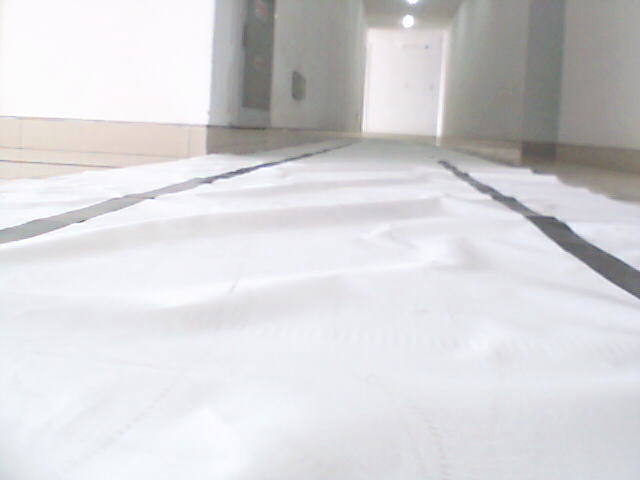
//> input picture example.jpg, 640 x 480 px, given in place of the camera
$ ./main   (built with g++ and OpenCV 4)
//> lines starting //> are read from the running program, lines starting //| are printed output that depends on the picture; after the words box and inside, x2 and y2 are one past the last pixel; in counts of white or black regions, pixels touching at a corner belong together
//
// Created by 訾源 on 2018/10/18.
//

#include <iostream>
#include <vector>
#include <cmath>

#include <opencv2/highgui.hpp>
#include <opencv2/imgproc.hpp>
#include <opencv2/opencv.hpp>

#include "GPIOlib.h"

#define CAMERA

using namespace GPIO;
using namespace cv;

// constants about equipment
const std::string CAM_PATH = "/dev/video0";
const int CAM_HEIGHT = 480;
const int CAM_WIDTH = 640;

// constants about line recognization
const int CANNY_LOWER_BOUND = 100;
const int CANNY_UPPER_BOUND = 200;
const int MY_RHO = 2;
const double THETA = CV_PI / 90.0;
const int HOUGH_LINE_THRESHOLD = 50;
const int MIN_LINE_LENGTH = 60;
const int MAX_LINE_GAP = 50;

// constants abouts control
const int LEFT_SPEED = 50;
const int RIGHT_SPEED = 50;
const int LEFT_THRESHOLD = 40;
const int RIGHT_THRESHOLD = 40;
const int TURN_LEFT_ANGLE = 5;
const int TURN_RIGHT_ANGLE = 5;

// constants about PID control
const int PID_ANGLE_FACTOR = 5;


class PID {
public:
    /*
     * Errors
     */
    double p_error;
    double i_error;
    double d_error;

    /*
     * Coefficients
     */
    double Kp;
    double Ki;
    double Kd;

    /*
     * Constructor
     */
    PID();

    /*
     * Destructor.
     */
    virtual ~PID();

    /*
     * Initialize PID.
     */
    void Init(double Kp, double Ki, double Kd);

    /*
     * Update the PID error variables given cross track error.
     */
    void UpdateError(double cte);

    /*
     * Calculate the total PID error.
     */
    double TotalError();

private:

    double prev_cte;
    double prev_2_cte;

};


// [8 lines left out: function PID, not called in this run]

PID::~PID() = default;

// [17 lines left out: functions Init, UpdateError, not called in this run]

double PID::TotalError() {
    return -(Kp * p_error + Kd * d_error + Ki * i_error);
}


enum MoveState {
    move_forward,
    move_left,
    move_right
};

// inline methods
inline double distance(double x1, double y1, double x2, double y2) {
    return sqrt((x1 - x2) * (x1 - x2) + (y1 - y2) * (y1 - y2));
}

inline bool emptyLine(const Vec4i &vec) {
    return vec[0] == 0 && vec[1] == 0 && vec[2] == 0 && vec[3] == 0;
}

// common method
double ratio(const Vec4i &line);

void sharpen(const cv::Mat image, cv::Mat & result);

double ratio(double x1, double y1, double x2, double y2);

void lineFlip(Vec4i &line); // make the center of bottom (0, 0)
void reverseLineFlip(Vec4i &line);
void findLeftAndRightLines(Mat &image, std::vector<Vec4i> &leftLines, std::vector<Vec4i> &rightLines);

Vec4i findClosestLine(const std::vector<Vec4i> &lines);

double dot(const std::vector<double> &vector1, const std::vector<double> &vector2);

void generalEquation(const Vec4i &line, double &A, double &B, double &C);

Vec4i findAngleBisector(const Vec4i &leftLine, const Vec4i &rightLine);

MoveState generateNextMoveState(const Vec4i &leftLine, const Vec4i &rightLine, const Vec4i &bisector);

void calculateCrossoverPoint(const Vec4i &line1, const Vec4i &line2, double &x, double &y);

void controlByNaiveMethod(MoveState state);

void controlByPid(); // to be finished @Liao

int main() {
    // init cam
    VideoCapture capture(CAM_PATH);
    if (!capture.isOpened()) {
        capture.open(atoi(CAM_PATH.c_str()));
    }

    Mat image;// = imread("../examples/example4.jpg", IMREAD_COLOR);

    init();
//> (this line was passed over: init is not available in this run)

    // Initialize PID controller
//    PID pid;
//    pid.Init(0.02, 0, 0.03);

    while (true) {
        if (!capture.isOpened())
            break;
        capture >> image;
//> image is the input picture: 480 rows x 640 cols, CV_8UC3; mean B, G, R 216, 213.5, 213.9
        std::vector<Vec4i> leftLines, rightLines;
        findLeftAndRightLines(image, leftLines, rightLines);

        // find important lines
        Vec4i leftLine = findClosestLine(leftLines);
        Vec4i rightLine = findClosestLine(rightLines);
        Vec4i bisector = findAngleBisector(leftLine, rightLine);

        #ifndef CAMERA
        // get next moving state
        MoveState moveState = generateNextMoveState(leftLine, rightLine, bisector);
        controlByNaiveMethod(moveState);
        #endif

        #ifdef CAMERA
        std::vector<Vec4i> test;
        test.push_back(leftLine);
        test.push_back(rightLine);
        test.push_back(bisector);

        for (Vec4i vec: test) { // just show
            reverseLineFlip(vec);
            int x, y;
            x = vec[0] - vec[2];
            y = vec[1] - vec[3];

            line(image, Point(vec[0] + 10 * x, vec[1] + 10 * y), Point(vec[2] - 10 * x, vec[3] - 10 * y),
                 Scalar(255, 0, 0), 5);
        }

        imshow("show lines", image);
        waitKey(0);
        #endif
    }

    return 0;
}


void lineFlip(Vec4i &line) {
    line[0] -= CAM_WIDTH / 2;
    line[2] -= CAM_WIDTH / 2;
    line[1] = -line[1] + CAM_HEIGHT;
    line[3] = -line[3] + CAM_HEIGHT;
}

void reverseLineFlip(Vec4i &line) {
    line[1] = CAM_HEIGHT - line[1];
    line[3] = CAM_HEIGHT - line[3];
    line[0] += CAM_WIDTH / 2;
    line[2] += CAM_WIDTH / 2;
}

void findLeftAndRightLines(Mat &image, std::vector<Vec4i> &leftLines, std::vector<Vec4i> &rightLines) {
    Mat raw_gray_image, gray_image, contour;
    cvtColor(image, raw_gray_image, COLOR_RGB2GRAY);
    sharpen(raw_gray_image, gray_image);
//> after the loop in sharpen, `for(int j = 1; j < image.rows-1; j++)`:
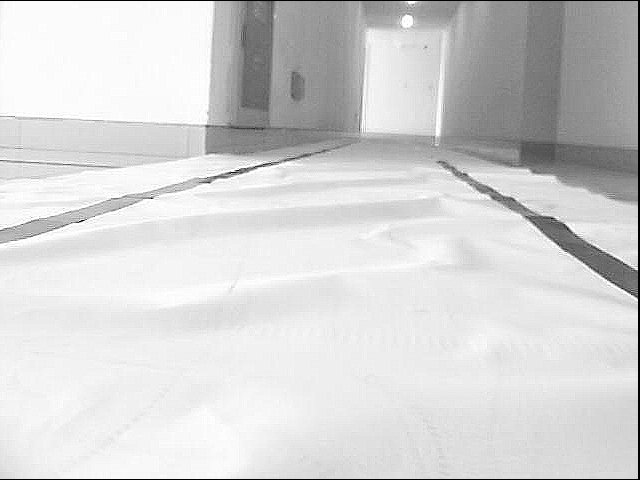
//> result: 480 rows x 640 cols, CV_8UC1; min 0, max 255, mean 212.7
//> in sharpen, `result.col(0).setTo(cv::Scalar(0));`:
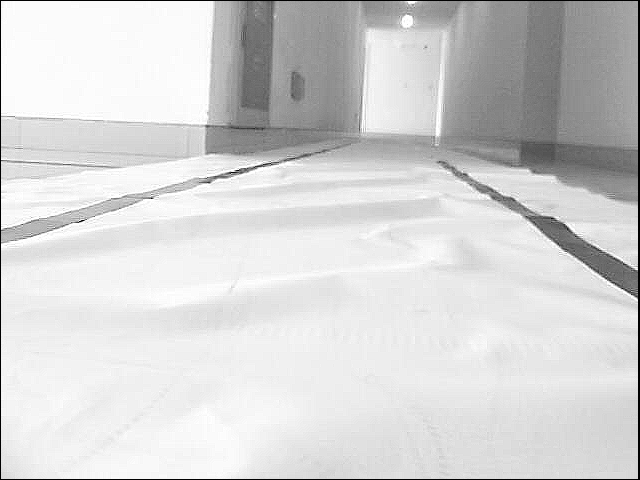
//> result: 480 rows x 640 cols, CV_8UC1; 0.16% of pixels changed, all inside (x1, y1, x2, y2) = (0, 1, 1, 479)
    imshow("666", gray_image);
    waitKey(1);
    Canny(gray_image, contour, CANNY_LOWER_BOUND, CANNY_UPPER_BOUND);
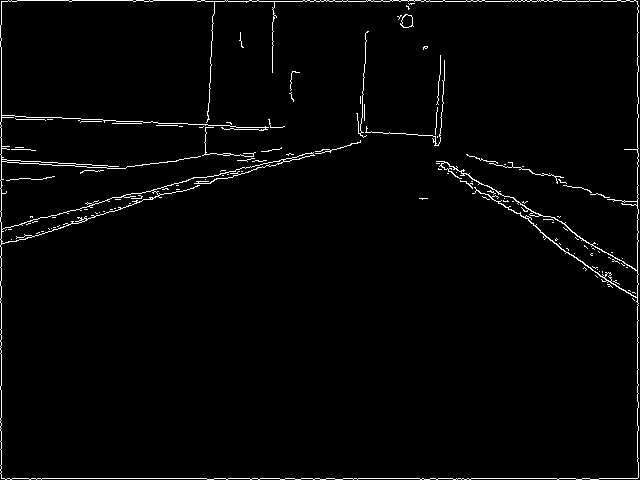
//> contour: 480 rows x 640 cols, CV_8UC1; 2.1% white in thin lines or dots
    std::vector<Vec4i> lines;
    HoughLinesP(contour, lines, MY_RHO, THETA, HOUGH_LINE_THRESHOLD, MIN_LINE_LENGTH, MAX_LINE_GAP);
//> lines = 48 lines (x1, y1, x2, y2), first 8: [1, 478, 637, 478], [1, 477, 1, 1], [637, 461, 637, 1], [133, 1, 636, 1], [8, 0, 635, 0], [3, 228, 305, 153], [2, 115, 152, 121], [15, 118, 281, 127]

    for (Vec4i &vec: lines) {
        lineFlip(vec); // flip line

        int x1 = vec[0], y1 = vec[1], x2 = vec[2], y2 = vec[3];
        bool left = false, right = false;

        if (x1 == x2 && x1 > CAM_WIDTH / 2 - 5)
            continue;

        if (x1 < -CAM_WIDTH / 4 || x2 < -CAM_WIDTH / 4)
            left = true;
        if (x1 > CAM_WIDTH / 4 || x2 > CAM_WIDTH / 4)
            right = true;
        if ((!left && !right) || (left && right)) // 贯通左右的线或者在中间的短线
            continue;

        double _ratio = ratio(vec);
        if (left && (_ratio == INFINITY || _ratio > 0.2))
            leftLines.push_back(vec);
        if (right && (_ratio == INFINITY || _ratio < -0.2))
            rightLines.push_back(vec);
    }
//> this loop made 48 passes
//> (x1, y1, x2, y2) on passes 1 to 12: (-319, 2, 317, 2), (-319, 3, -319, 479), (317, 19, 317, 479), (-187, 479, 316, 479), (-312, 480, 315, 480), (-317, 252, -15, 327), (-318, 365, -168, 359), (-305, 362, -39, 353), (37, 363, 302, 222), (-318, 237, 120, 363), (-318, 239, 5, 331), (223, 244, 311, 185)
//> in main, `findLeftAndRightLines(image, leftLines, rightLines);`: leftLines = 9 items, first 8: [-319, 3, -319, 479], [-317, 252, -15, 327], [-318, 237, 120, 363], [-318, 239, 5, 331], [-287, 261, -78, 313], [-320, 234, -239, 258], [-243, 263, -50, 318], [-318, 251, 2, 330]; rightLines = 13 items, first 8: [37, 363, 302, 222], [223, 244, 311, 185], [116, 319, 303, 219], [172, 319, 306, 276], [224, 245, 316, 183], [119, 314, 237, 241], [147, 325, 309, 279], [116, 317, 315, 211]
}

double ratio(const Vec4i &line) {
    return ratio(line[0], line[1], line[2], line[3]);
}

double ratio(double x1, double y1, double x2, double y2) {
    if (x1 == x2)
        return INFINITY;
    else
        return (y2 - y1) / (x2 - x1);
}

Vec4i findClosestLine(const std::vector<Vec4i> &lines) {
    double dist = INFINITY;
    Vec4i closestLine;
    for (Vec4i line: lines) {
        int x1 = line[0], y1 = line[1], x2 = line[2], y2 = line[3];
        double lineLength = distance(x1, y1, x2, y2);

        std::vector<double> vec1, vec2;
        vec1.push_back(x1 - 0.0);
        vec1.push_back(y1 - 0.0);
        vec2.push_back(x2 - 0.0);
        vec2.push_back(y2 - 0.0);

        double lenVec1 = sqrt(dot(vec1, vec1));
        double lenVec2 = sqrt(dot(vec2, vec2));

        double cos = dot(vec1, vec2) * 1.0 / lenVec1 / lenVec2;
        double sin = sqrt(1 - cos * cos);

        double currentDist = lenVec1 * lenVec2 * sin / lineLength;

        if (dist > currentDist) {
            dist = currentDist;
            closestLine = line;
        }
    }
//> this loop made 9 passes
//> (x1, y1, x2, y2, lineLength, lenVec1, lenVec2, cos) on passes 1, 3, 6: (-319, 3, -319, 479, 476, 319, 575.5, 0.562), (-318, 237, 120, 363, 455.8, 396.6, 382.3, 0.316), (-320, 234, -239, 258, 84.48, 396.4, 351.7, 0.982)
//> (x1, y1, x2, y2, lineLength, lenVec1, lenVec2, cos) on passes 2, 4, 5, 7, 8, 9: (-317, 252, -15, 327, 311.2, 405, 327.3, 0.657), (-318, 239, 5, 331, 335.8, 397.8, 331, 0.589), (-287, 261, -78, 313, 215.4, 387.9, 322.6, 0.832), (-243, 263, -50, 318, 200.7, 358.1, 321.9, 0.831), (-318, 251, 2, 330, 329.6, 405.1, 330, 0.615), (-185, 282, 40, 338, 231.9, 337.3, 340.4, 0.766)
//> after the loop, dist = 315.3
//> in main, `Vec4i leftLine = findClosestLine(leftLines);`: leftLine = [-320, 234, -239, 258]
//> the loop in findClosestLine (call 2), `for (Vec4i line: lines)` made 13 passes
//> (x1, y1, x2, y2, lineLength, lenVec1, lenVec2, cos) on passes 1 to 2: (37, 363, 302, 222, 300.2, 364.9, 374.8, 0.671), (223, 244, 311, 185, 105.9, 330.6, 361.9, 0.957)
//> (x1, y1, x2, y2, lineLength, lenVec1, lenVec2, cos) on passes 3 to 8: (116, 319, 303, 219, 212.1, 339.4, 373.9, 0.827), (172, 319, 306, 276, 140.7, 362.4, 412.1, 0.942), (224, 245, 316, 183, 110.9, 332, 365.2, 0.954), (119, 314, 237, 241, 138.8, 335.8, 338, 0.915), (147, 325, 309, 279, 168.4, 356.7, 416.3, 0.916), (116, 317, 315, 211, 225.5, 337.6, 379.1, 0.808)
//> in main, `Vec4i rightLine = findClosestLine(rightLines);`: rightLine = [223, 244, 311, 185]
//> in findAngleBisector, `bool leftEmpty = emptyLine(leftLine), rightEmpty = emptyLine(rightLine);`: leftEmpty = false
//> in findAngleBisector, `double leftRatio = ratio(leftLine), rightRatio = ratio(rightLine);`: leftRatio = 0.296; rightRatio = -0.67
    return closestLine;
}

double dot(const std::vector<double> &vector1, const std::vector<double> &vector2) {
    double sum = 0.0;
    for (int i = 0; i < vector1.size(); i++)
        sum += vector1[i] * vector2[i];
    return sum;
}

void generalEquation(const Vec4i &line, double &A, double &B, double &C) {
//> called with line = [-320, 234, -239, 258]
    A = line[3] - line[1];
//> A = 24
    B = line[0] - line[2];
//> B = -81
    C = line[2] * line[1] - line[0] * line[3];
//> C = 26634
}

void calculateCrossoverPoint(const Vec4i &line1, const Vec4i &line2, double &x, double &y) {
    double A1, B1, C1, A2, B2, C2;
    generalEquation(line1, A1, B1, C1);
//> A1 = 24; B1 = -81; C1 = 26634
    generalEquation(line2, A2, B2, C2);
//> A2 = -59; B2 = -88; C2 = 34629

    double m = A1 * B2 - A2 * B1;
//> m = -6891

    x = (C2 * B1 - C1 * B2) / m;
//> x = 66.92
    y = (C1 * A2 - C2 * A1) / m;
//> y = 348.6
}

Vec4i findAngleBisector(const Vec4i &leftLine, const Vec4i &rightLine) {
    bool leftEmpty = emptyLine(leftLine), rightEmpty = emptyLine(rightLine);
    if (leftEmpty || rightEmpty)
        return Vec4i(0, 0, 0, 0); // empty line

    // parallel?
    double leftRatio = ratio(leftLine), rightRatio = ratio(rightLine);
    if ((leftRatio == INFINITY && rightRatio == INFINITY) || leftRatio == rightRatio)
        return Vec4i(0, 0, 0, 0); // empty line


    double x1, y1, x2, y2;
    calculateCrossoverPoint(leftLine, rightLine, x1, y1);
//> x1 = 66.92; y1 = 348.6

    double l1, l2, v1x, v1y, v2x, v2y, v3x, v3y;
    v1x = leftLine[0] - leftLine[2];
//> v1x = -81
    v2x = -(rightLine[0] - rightLine[2]);
//> v2x = 88
    v1y = leftLine[1] - leftLine[3];
//> v1y = -24
    v2y = -(rightLine[1] - rightLine[3]);
//> v2y = -59
    l1 = sqrt(v1x * v1x + v1y * v1y);
//> l1 = 84.48
    l2 = sqrt(v2x * v2x + v2y * v2y);
//> l2 = 105.9

    v3x = v1x / l1 + v2x / l2;
//> v3x = -0.128
    v3y = v1y / l1 + v2y / l2;
//> v3y = -0.841

    x2 = x1 + v3x;
//> x2 = 66.79
    y2 = y1 + v3y;
//> y2 = 347.8
//> in main, `Vec4i bisector = findAngleBisector(leftLine, rightLine);`: bisector = [66, 348, 66, 347]
//> in main, `test.push_back(leftLine);`: test = 1 item: [-320, 234, -239, 258]
//> in main, `test.push_back(rightLine);`: test = 2 items: [-320, 234, -239, 258], [223, 244, 311, 185]
//> in main, `test.push_back(bisector);`: test = 3 items: [-320, 234, -239, 258], [223, 244, 311, 185], [66, 348, 66, 347]
//> the loop in main, `for (Vec4i vec: test)` made 3 passes
//> (vec, x, y) on passes 1 to 3: ([0, 246, 81, 222], -81, 24), ([543, 236, 631, 295], -88, -59), ([386, 132, 386, 133], 0, -1)
//> after the loop in main, `for (Vec4i vec: test)`:
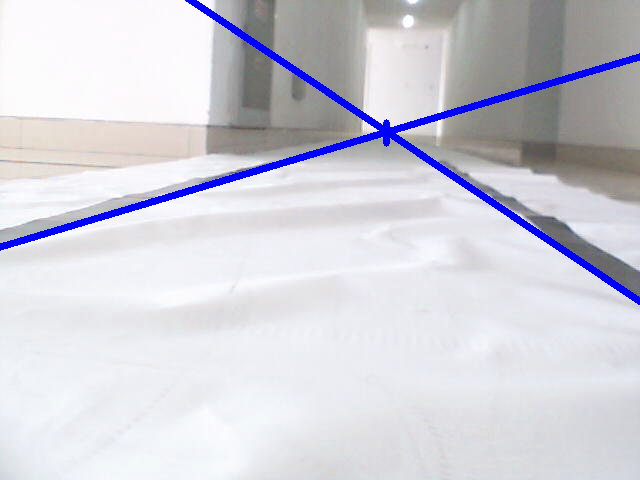
//> image: 480 rows x 640 cols, CV_8UC3; 2.75% of pixels changed, all inside (x1, y1, x2, y2) = (0, 0, 640, 305)

    return Vec4i(static_cast<int>(x1), static_cast<int>(y1), static_cast<int>(x2),
                 static_cast<int>(y2));
}

// [57 lines left out: functions generateNextMoveState, controlByNaiveMethod, controlByPid, not called in this run]

void sharpen(const cv::Mat image, cv::Mat &result)
{
    result.create(image.size(), image.type());
    for(int j = 1; j < image.rows-1; j++)
    {
        const uchar* previous = image.ptr<const uchar>(j-1);
        const uchar* current  = image.ptr<const uchar>(j);
        const uchar* next     = image.ptr<const uchar>(j+1);

        uchar* output = result.ptr<uchar>(j);
        for(int i = 1; i < image.cols-1; i++)
        {
            //sharpened_pixel = 5*current-left-right-up-down;
            //cv::saturate_cast用以对计算结果进行截断（0-255）
            *output++ = cv::saturate_cast<uchar>(
                    5*current[i]-current[i-1]
                    -current[i+1]-previous[i]-next[i]);
        }
    }
    result.row(0).setTo(cv::Scalar(0));
    result.row(result.rows-1).setTo(cv::Scalar(0));
    result.col(0).setTo(cv::Scalar(0));
    result.col(result.cols-1).setTo(cv::Scalar(0));
}
